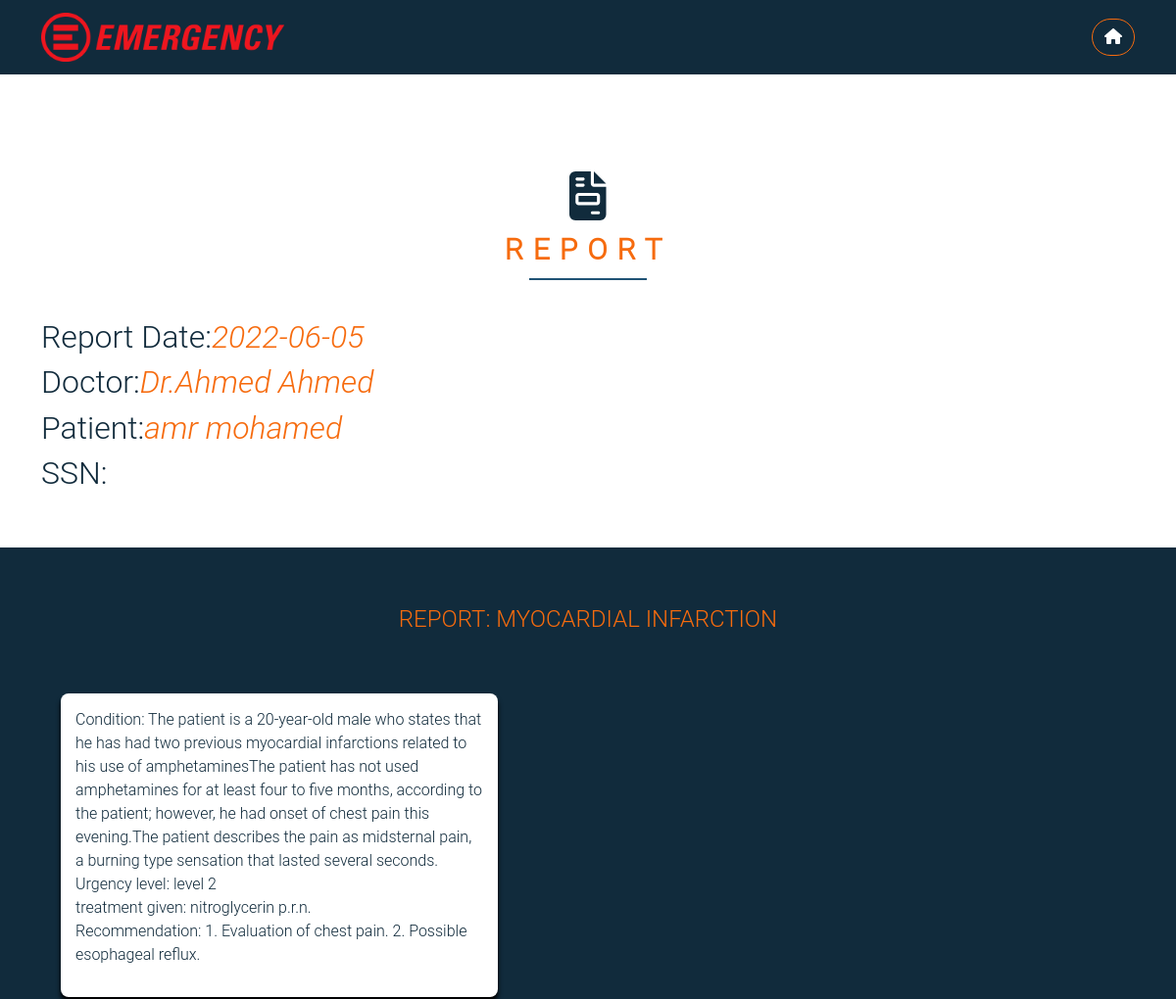
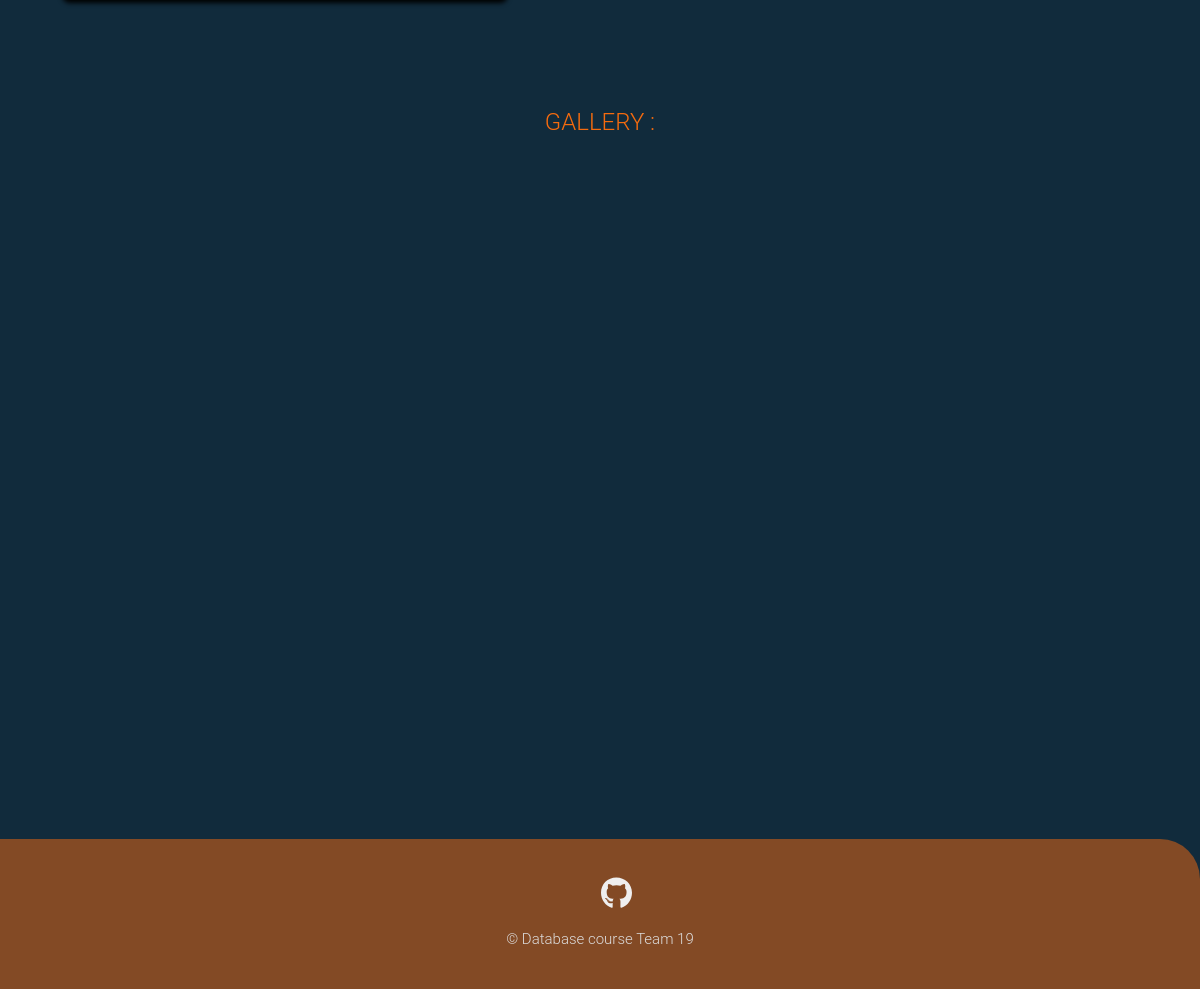
Page /report/1 (signed in) on the committed database (2 pictures, top to bottom).
### emergencydebartment/models.py (models this page shows, shortened)
class Report(db.Model):
    id = db.Column(db.Integer, primary_key=True)
    patient_id = db.Column(db.Integer, db.ForeignKey('patient.id'),nullable = False, default=99999999999999)
    doctor_id =  db.Column(db.Integer, db.ForeignKey('doctor.id'),nullable = False)
    patient_ssn = db.Column(db.Integer,nullable=False, default=99999999999999)
    date =  db.Column(db.DateTime, default = datetime.utcnow)
    title = db.Column(db.String(50),nullable = False )
    condition = db.Column(db.String(300))
    urgency = db.Column(db.String(7))
    treatment = db.Column(db.String(100))
    recommendation = db.Column(db.String(100))
    images = db.relationship('Images',  backref='Report', lazy=True, foreign_keys = 'Images.report_id')

class User(db.Model, UserMixin):
    __tablename__ = 'user_table'
    id = db.Column(db.Integer, primary_key=True)
    ssn = db.Column(db.Integer, unique=True,nullable=False)
    Fname = db.Column(db.String(20),nullable=False)
    Sname = db.Column(db.String(20))
    Lname = db.Column(db.String(20),nullable=False)
    gender = db.Column(db.String(6),nullable=False)
    phone = db.Column(db.String(11), default='Unknown')
    address = db.Column(db.String(70), default='Unknown')
    birth_date = db.Column(db.DateTime,nullable=False)
    user_role = db.Column(db.String(15), nullable=False, default='Patient')
    password = db.Column(db.String(61),nullable=False)

### emergencydebartment/routes.py (the view)
@app.route("/report/<int:report_id>")
@login_required(role = 'ANY')
def report(report_id):
    report = Report.query.get_or_404(report_id)
    patient = Patient.query.get(report.patient_id)
    if current_user.user_role == "Patient" and current_user.id != patient.id:
        abort(403)
    doctor = Doctor.query.get(report.doctor_id)
    images = report.images
    return render_template('patient_report.html', report = report, doctor=doctor, patient=patient, images=images)

### emergencydebartment/models.py (called while the page is built)
@login_manager.user_loader
def load_user(user_id):
    return User.query.get(int(user_id))

### emergencydebartment/routes.py (called while the page is built)
def login_required(role="ANY"):
    def wrapper(fn):
        @wraps(fn)
        def decorated_view(*args, **kwargs):
            if not current_user.is_authenticated:
              return login_manager.unauthorized()
            if current_user.user_role != 'Admin':
                if ((current_user.user_role != role) and (role != "ANY")):
                    return login_manager.unauthorized()
            return fn(*args, **kwargs)
        return decorated_view
    return wrapper

### emergencydebartment/templates/patient_report.html (shortened to what this page needs)
<!DOCTYPE html>
<html lang="en">
<head>
    <link rel="stylesheet" href="../static/styles/all.min.css">
    <link rel="stylesheet" href="../static/styles/bootstrap.min.css">
    <link rel="stylesheet" href="../static/styles/login.css">
    <link rel="stylesheet" href="../static/styles/table.css">
    <link rel="stylesheet" href="../static/styles/style.css">
    <link rel="stylesheet" href="../static/styles/galary.css">
    <link rel="stylesheet" href="../static/styles/box.css">
</head>
    <body>
        <nav class="navbar navbar-expand-lg sticky-top">
            <div class="container">
                <a class="navbar-brand" href="{{ url_for('home') }}">
                    <img src="../static/images/Emergency_(NGO)_logo.svg.png" alt="Emergency" height="50 px">
                </a>
                    <a href="{{ url_for('home') }}" class="log-out btn btn-primary rounded-pill main-btn ms-1"><i class="fa-solid fa-house"></i></a>
                </div>
        </nav>
        <section class="services pt-5 pb-5">
            <div class="container">
              <div class="main-title mt-5 mb-5 position-relative text-center">
                <h1 class="serv-icon mb-0">
                  <i class="fas fa-file-invoice align-items-center"></i>
                </h1>
                <p class="title ">report</p>
              </div>
                <div class="textblue">
                    <h2>Report Date:<i class="textgold">{{report.date.strftime("%Y-%m-%d")}}</i></h2>
                    <h2>Doctor:<i class="textgold">Dr.{{ doctor.Fname + " " +doctor.Lname}}</i> </h2>
                    {% if patient %}
                    <h2>Patient:<i class="textgold">{{ patient.Fname + " " + patient.Lname }}</i></h2>
                    {% else %}
                    <h2>Patient:<i class="textgold">unknown patient</i></h2>
                    {% endif %}
                    {% if report.patient_ssn != 99999999999999 %}
                    <h2>SSN:<i class="textgold">{{ report.patient_ssn }}</i></h2>
                    {% else %}
                    <h2>SSN:</h2>
                    {% endif %}
                </div>
            </div>
        </section>
        <div class="container">
            <legend class="textgold text-uppercase"> report: {{ report.title }}</legend>
            <div class="box backwhite">
                <p class="textblue">
                   Condition:                {{ report.condition }}<br>
                   Urgency level:             {{ report.urgency }}<br>
                   treatment given:           {{ report.treatment }}<br>
                   Recommendation:            {{ report.recommendation }}<br>
                </p>
            </div>
        </div>
        <section class="gallery min-vh-100">
            <div class="container-lg">
                <legend class="textgold text-uppercase"> gallery :</legend>
            </div>
        </section>
        <section class="foot">
            <footer>
                <ul class="social_icon">
                    <li><a href="#"><i class="fa-brands fa-github"></i></a></li>
                </ul>
                <p style="font-size: 15px; color: var(--gray-color)">&copy; Database course Team 19</p>
            </footer>
        </section>
    </body>
</html>

### emergencydebartment/static/styles/login.css (style rules this page uses)
:root { --blue-color: #112B3C; --orange-color:#F66B0E; --blue-off-color:#205375; --white-off-color:#EFEFEF; --gray-color:#DDDDDD; }
html, body { height: 100%; font-family: 'Roboto Light',sans-serif; background-color: var(--blue-color); }
.navbar { background-color: var(--blue-color); }
.navbar .log-out { background: none; border: solid 1px var(--orange-color); transition: 0.5s; margin-left: 10px; }
footer { position: relative; width: 100%; background-color:rgba(246, 107, 14,50%) ; height: 150px; padding: 30px 50px; display: flex; justify-content: center; align-items: center; flex-direction: column; border-top-right-radius: 40px; }
footer .social_icon, footer .mn { position:relative; display:flex; justify-content:center; align-items:center; margin:10px 0; flex-wrap: wrap; }
footer .social_icon li, footer .mn li { list-style: none; }
footer .social_icon li a { font-size: 2em; color: var(--white-off-color); margin: 0 10px; display: inline-block; transition: 0.5s; }

### emergencydebartment/static/styles/style.css (style rules this page uses)
:root { --blue-color: #112B3C; --orange-color:#F66B0E; --blue-off-color:#205375; --white-off-color:#EFEFEF; --gray-color:#DDDDDD; }
body { font-family: 'Roboto Light',sans-serif; background-color: var(--blue-color); }
.navbar { background-color: var(--blue-color); }
.textgold { color: #f66b0e; }
.services { background:white; margin-bottom: 0; }
.services .serv-icon { color: var(--blue-color); font-size: 50px; }
.services .title { text-transform: uppercase; letter-spacing: 10px; color: var(--orange-color); font-weight: bolder; font-size: 30px; }
.main-title::after { content: ""; width: 120px; height: 2px; background-color:var(--blue-off-color); position: absolute; bottom: -10px; left: 50%; transform: translateX(-50%) translateY(-50%); }
legend { margin-top: 5%; color: white; text-align: center; }
footer { position: relative; margin-top: 500px; width: 100%; background-color: rgba(246, 107, 14,50%); height: 150px; padding: 30px 50px; display: flex; justify-content: center; align-items: center; flex-direction: column; }
footer .social_icon, footer .mn { position:relative; display:flex; justify-content:center; align-items:center; margin:10px 0; flex-wrap: wrap; }
footer .social_icon li, footer .mn li { list-style: none; }
footer .social_icon li a { font-size: 2em; color: var(--white-off-color); margin: 0 10px; display: inline-block; transition: 0.5s; }
.textblue { color: #112B3C; }

### emergencydebartment/static/styles/galary.css (style rules this page uses)
img { max-width: 100%; }
.gallery { padding: 80px 0; }

### emergencydebartment/static/styles/box.css (style rules this page uses)
.box { width: 40%; height: 40%; float: left; margin: 50px 20px; background-color: #fff; padding: 15px; border-radius: 8px; box-shadow: 0 5px 5px rgb(0, 0,0.15); }

### rows in the picture
Report: date "2022-06-05", title "MYOCARDIAL INFARCTION", condition "The patient is a 20-year-old male who states that he has had two previous myocardial infarctions related to his use of amphetaminesThe patient has not used amphetamines for at least four to five months, according to the patient; however, he had onset of chest pain this evening.The patient describes the pain as midsternal pain, a burning type sensation that lasted several seconds.", urgency "level 2", treatment "nitroglycerin p.r.n.", recommendation "1. Evaluation of chest pain. 2. Possible esophageal reflux."
User: Fname+Lname "Ahmed Ahmed"
User: Fname+Lname "amr mohamed"
